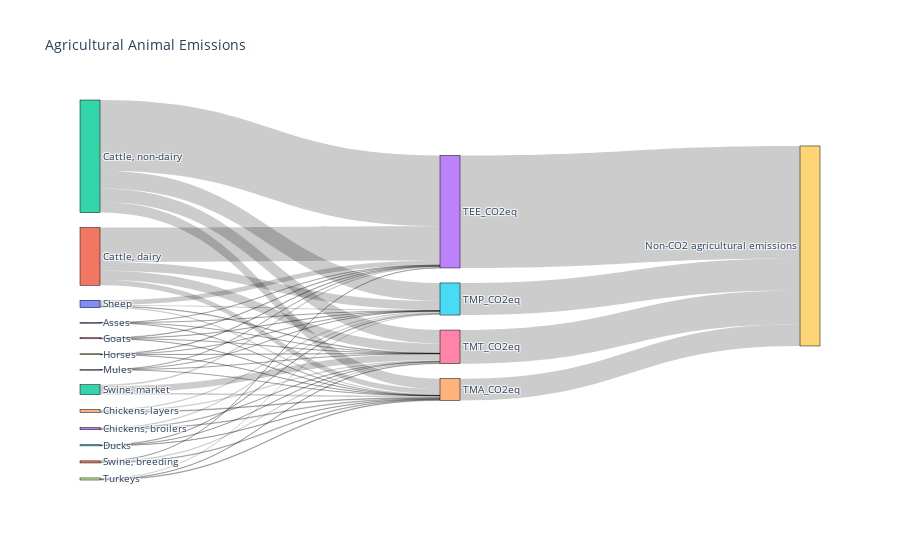

The notebook cell saved with this chart:
### Code cell
test = {k: v for k, v in result.items() if k in ['TEE_CO2eq', 'TMA_CO2eq', 'TMT_CO2eq', 'TMP_CO2eq']}
def format_data_dict_sankey(data_dict=test):
    data_dict = data_dict.copy()

    # grab data and format
    data = pd.concat([v.to_frame(name='Value').assign(Variable=k) for k, v in data_dict.items()], axis=0).reset_index().dropna()
    
    data = pd.concat([data, data.groupby('Variable').sum().reset_index().rename(columns={"Variable": 'Item'}).assign(Variable='Non-CO2 agricultural emissions')])

    # add encoding for Sanky
    le = LabelEncoder() 
    encoded = le.fit_transform(data[['Item', 'Variable']].values.flatten()).reshape(-1, 2)

    data[['Source', 'Target']] = encoded

    return data,  le.classes_

def plot_sanky_GE3(data, classes):
    '''To improve, should write a more general wrapper for Sankey'''

    fig = go.Figure(data=[go.Sankey(
        node = dict(
        pad = 15,
        thickness = 20,
        line = dict(color = "black", width = 0.5),
        label = classes,
        #color = "blue"
        ),
        link = dict(
        target = data['Target'],
        source= data['Source'],
        value = data['Value']
    ))])

    fig.update_layout(title_text=f"Agricultural Animal Emissions", font_size=10)
    fig.show()


d, c = format_data_dict_sankey()


plot_sanky_GE3(d, c)

### Figure 1 — Plotly figure (JSON) as saved in the notebook; plotly's stock layout.template omitted (floating-point values rounded to 4 significant figures)
{"data": [{"link": {"source": [0, 1, 2, 6, 7, 8, 10, 11, 12, 0, 1, 2, 3, 4, 5, 6, 7, 8, 10, 11, 12, 17, 0, 1, 2, 3, 4, 5, 6, 7, 8, 10, 17, 0, 1, 2, 3, 4, 5, 6, 7, 8, 10, 11, 12, 17, 13, 14, 15, 16], "target": [13, 13, 13, 13, 13, 13, 13, 13, 13, 14, 14, 14, 14, 14, 14, 14, 14, 14, 14, 14, 14, 14, 15, 15, 15, 15, 15, 15, 15, 15, 15, 15, 15, 16, 16, 16, 16, 16, 16, 16, 16, 16, 16, 16, 16, 16, 9, 9, 9, 9], "value": [6.397, 8728.0, 17950.0, 136.4, 140.2, 5.877, 1183.0, 41.97, 377.8, 0.9067, 1316.0, 2668.0, 176.8, 171.0, 89.97, 56.36, 32.01, 0.8331, 277.4, 160.2, 438.6, 158.7, 0.9067, 2236.0, 4533.0, 299.1, 290.7, 152.9, 56.36, 32.01, 0.8331, 277.4, 269.6, 0.8032, 2367.0, 3443.0, 107.8, 287.1, 42.16, 23.25, 23.34, 0.738, 148.4, 324.4, 1667.0, 92.17, 28570.0, 5546.0, 8149.0, 8527.0]}, "node": {"label": ["Asses", "Cattle, dairy", "Cattle, non-dairy", "Chickens, broilers", "Chickens, layers", "Ducks", "Goats", "Horses", "Mules", "Non-CO2 agricultural emissions", "Sheep", "Swine, breeding", "Swine, market", "TEE_CO2eq", "TMA_CO2eq", "TMP_CO2eq", "TMT_CO2eq", "Turkeys"], "line": {"color": "black", "width": 0.5}, "pad": 15, "thickness": 20}, "type": "sankey"}], "layout": {"font": {"size": 10}, "title": {"text": "Agricultural Animal Emissions"}}}
